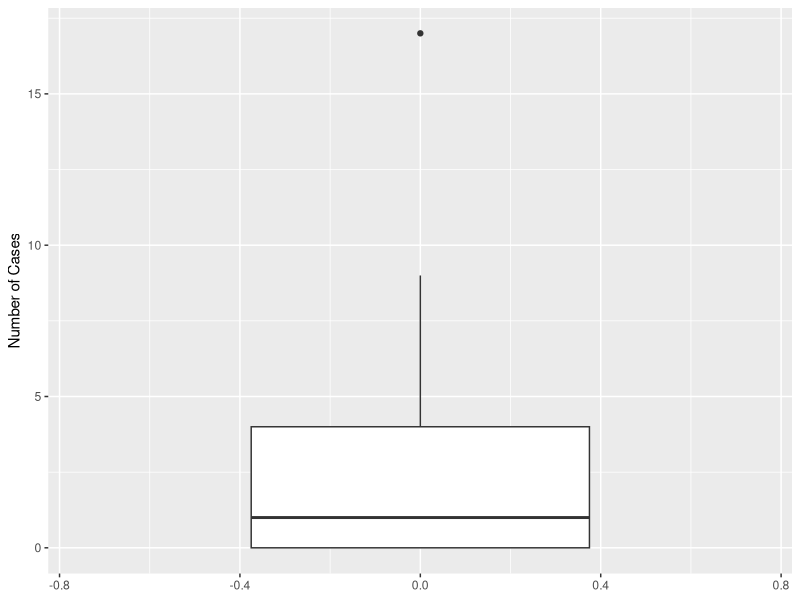
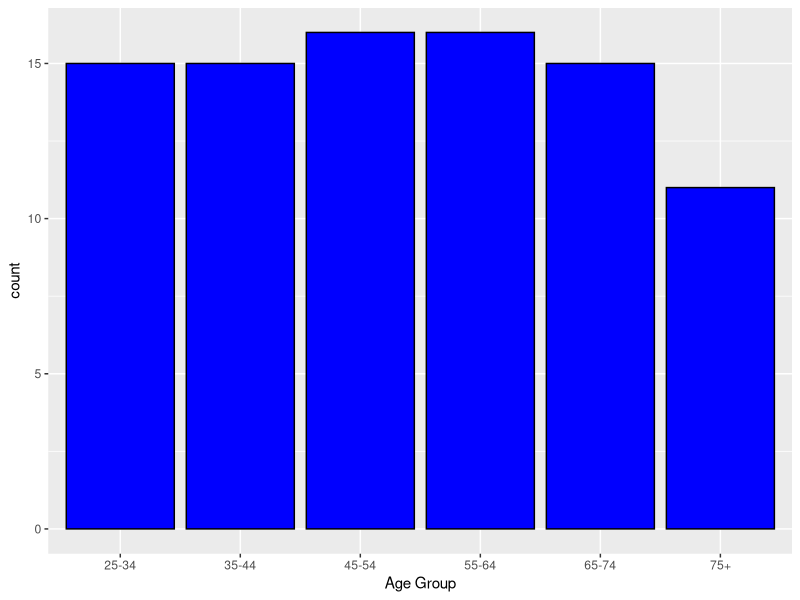
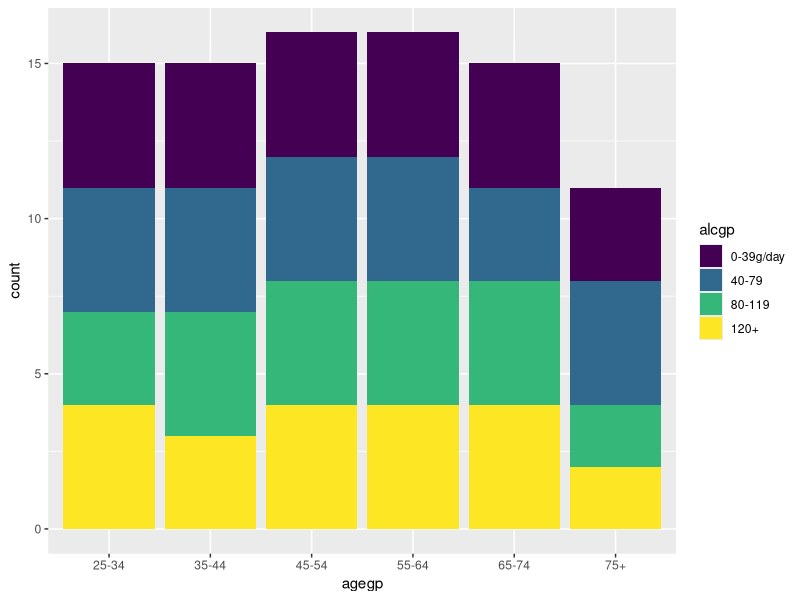
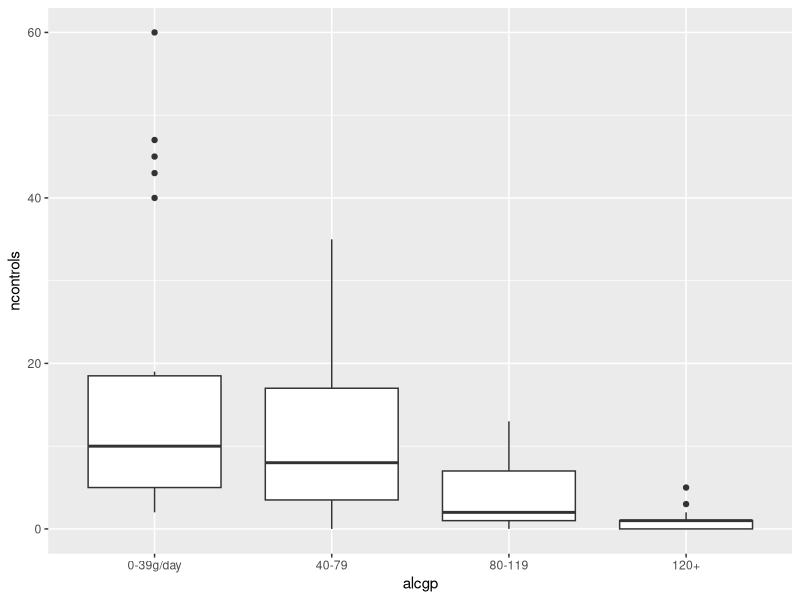
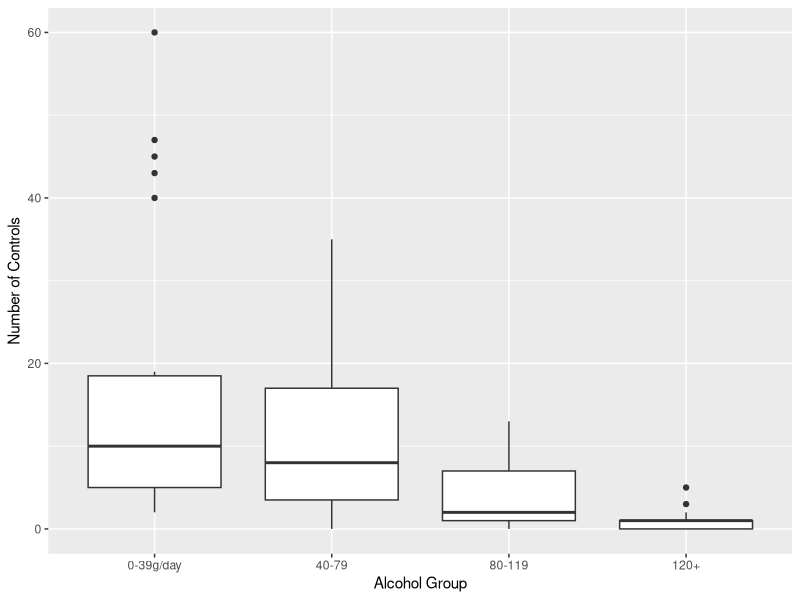
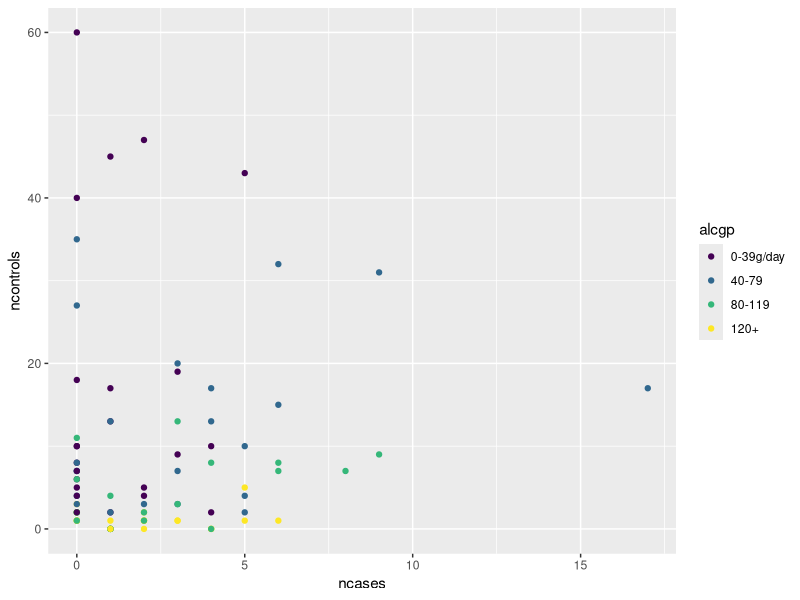

R code for these plots, in order:
## ---- chunk 1
knitr::opts_chunk$set(echo = TRUE)
## ---- chunk 2
library(ggplot2)
## ---- chunk 3
esoph[is.na(esoph),]
## ---- chunk 4
str(esoph$tobgp)
## ---- chunk 5
summary(esoph$ncases)
IQR(esoph$ncases,na.rm = TRUE)
quantile(esoph$ncases)
4+1.5*4
0-1.5*4
ggplot(data=esoph) + geom_boxplot(mapping = aes(y = ncases)) + 
  labs(y = "Number of Cases") + xlim(c(-.75,.75))
## ---- chunk 6
ggplot(data=esoph) + 
  geom_bar(mapping = aes(x = agegp), fill = "blue", color = "black") +
  labs(x = "Age Group")
## ---- chunk 7
ggplot(data=esoph) + geom_bar(mapping = aes(x=agegp, fill=alcgp))
## ---- chunk 8
ggplot(data=esoph) + geom_boxplot(mapping = aes(x=alcgp, y=ncontrols))
## ---- chunk 9
ggplot(data=esoph) + geom_boxplot(mapping = aes(x=alcgp, y=ncontrols)) + 
  labs(x = "Alcohol Group", y = "Number of Controls")
## ---- chunk 10
ggplot(data=esoph) + geom_point(mapping = aes(x=ncases,y=ncontrols, color = alcgp))
